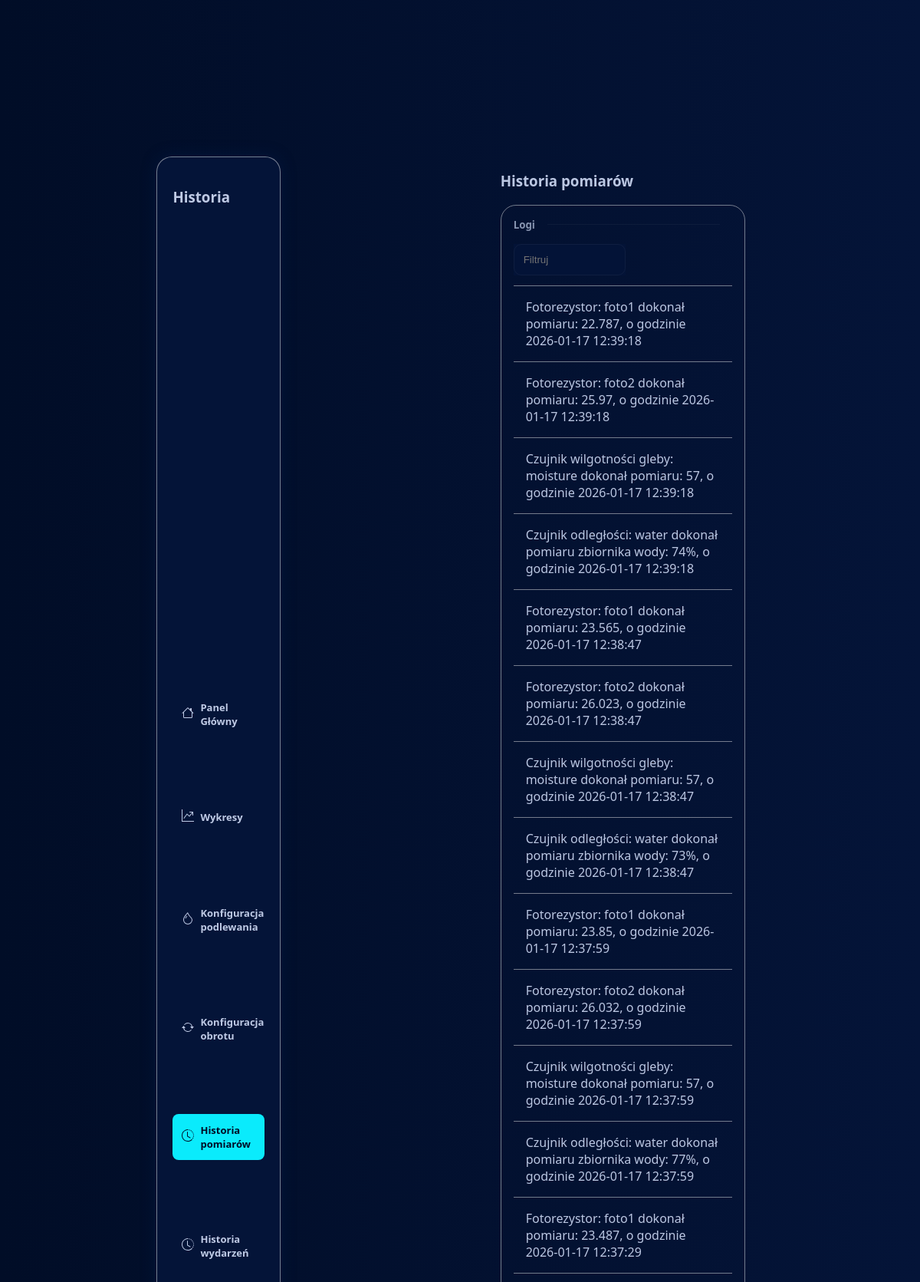
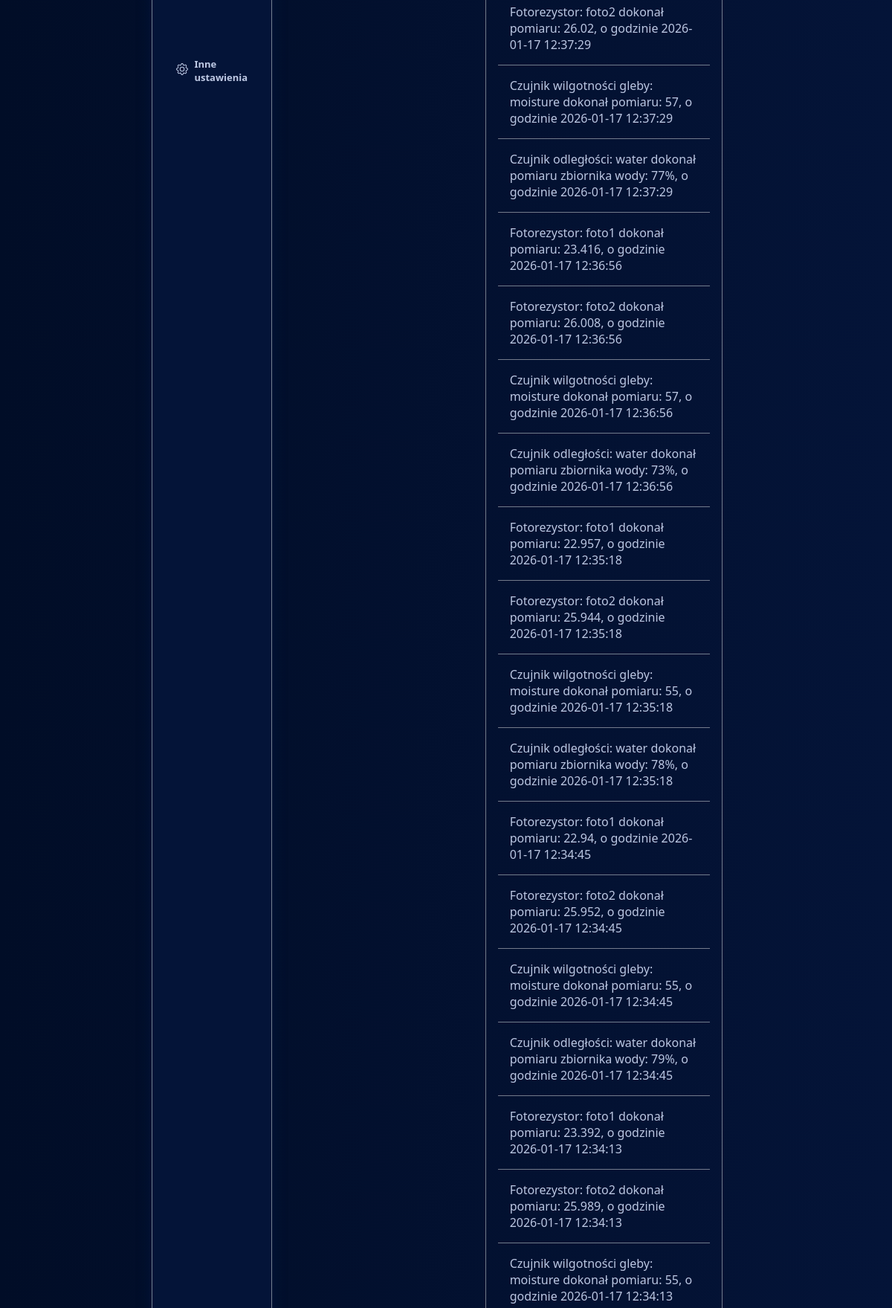
The app's page /log (upper part) with its own data (2 pictures, top to bottom).
### tables this page shows
CREATE TABLE sensor_logs (
        sensor_name TEXT NOT NULL,
        value INTEGER NOT NULL,
        date TIMESTAMP NOT NULL
    );

### web.py (the view)
@app.route("/log")
def logs():
    check_for_water()
    logs = get_logs()
    return render_template("logs.html", logs=logs)

### web.py (called while the page is built)
def get_logs():
    conn = sqlite3.connect(DB_PATH)
    cursor = conn.cursor()
    cursor.execute("""
        SELECT sensor_name, value,
               strftime('%Y-%m-%d %H:%M:%S', date) as formatted_date
        FROM sensor_logs
        ORDER BY date DESC
    """)
    logs = cursor.fetchall()
    return logs

def get_basic_info():
    conn =sqlite3.connect(DB_PATH)
    cursor = conn.cursor()
    cursor.execute("""
                    SELECT sensor_name, value, date
                    FROM sensor_logs
                    WHERE (sensor_name, date) IN (
                        SELECT sensor_name, MAX(date)
                        FROM sensor_logs
                        WHERE sensor_name IN ('moisture', 'foto1', 'foto2', 'water')
                        GROUP BY sensor_name
                    )
                   """)
    info = cursor.fetchall()
    conn.close()
    return info

def check_for_water():
    water = get_basic_info()[3][1]
    if(water < MIN_WATER):
        flash("Uwaga poziom wody jest niski!", "error")

### templates/logs.html (shortened to what this page needs)
<!DOCTYPE html>
<html lang="en">
<head>
    <link rel="stylesheet" href="{{ url_for('static',filename='styles/style.css') }}">
</head>
<body>
    <div class="container">
        <div class="dashboard">
            <h3 class="dash-h2">Historia</h3>
            <div class="dash-buttons">
                    <a href="/" class="dash-link">
                        <span class="icon">
                        </span>
                        Panel Główny
                    </a>
                    <a href="charts" class="dash-link">
                        <span class="icon">
                        </span>
                        Wykresy
                    </a>
                    <a href="water-config" class="dash-link">
                        <span class="icon">
                        </span>
                        Konfiguracja podlewania
                    </a>
                    <a href="servo-config" class="dash-link">
                        <span class="icon">
                        </span>
                        Konfiguracja obrotu
                    </a>
                    <a href="log" class="dash-link active">
                        <span class="icon">
                        </span>
                        Historia pomiarów
                    </a>
                    <a href="log-event" class="dash-link">
                        <span class="icon">
                        </span>
                        Historia wydarzeń
                    </a>
                    <a href="other-config" class="dash-link">
                        <span class="icon">
                        </span>
                        Inne ustawienia
                    </a>
            </div>
        </div>
        <div class="content-area scroll">
            <h3>Historia pomiarów</h3>
            <div class="section section-scroll">
                <div class="content">
                    <div class="small-title"> Logi <div class="divider"></div></div>
                    <div class="nav-log">
                        <input type="text" id="filterInput" placeholder="Filtruj"  onkeyup="filterTable()">
                    </div>
                    <span class="margin"></span>
            {% for row in logs %}
                    <div class="log">
                        {%if row[0] == "foto1" or row[0] == "foto2" %} Fotorezystor: {{row[0]}} dokonał pomiaru: {{row[1]}}, o godzinie {{row[2]}} {%endif%}
                        {%if row[0] == "moisture" %} Czujnik wilgotności gleby: {{row[0]}} dokonał pomiaru: {{row[1]}}, o godzinie {{row[2]}} {%endif%}
                        {%if row[0] == "water" %} Czujnik odległości: {{row[0]}} dokonał pomiaru zbiornika wody: {{row[1]}}%, o godzinie {{row[2]}} {%endif%}
                    </div>
            {% endfor %}
                </div>
            </div>
        </div>
    </div>
</body>
</html>

### static/styles/style.css (style rules this page uses)
:root { --light-bg: #041438; --light: #092975; --bg: #010d27; --white:#bfcae5; --light-gray:#919191; --shadow:#001f5463; --border: #fefcfb75; --border-light: #fefcfb0c; --bg-dash:#041438; --button:#0aebfc; --bg-warning:#380404; --warning-button: #c2130d; --warning-border:#ff000075; --white-light:#bfcae5b7; }
body { margin: 0; padding: 0; background: var(--bg); background: linear-gradient(90deg,var(--bg) 0%, var(--light-bg) 100%); color: var(--white); font-family:'Segoe UI', Tahoma, Geneva, Verdana, sans-serif; }
.container { padding: 5vh; display: flex; flex-direction: row; height: 90vh; }
.dashboard { max-width: 10vw; padding: 20px; display: flex; flex-direction: column; background-color: var(--bg-dash); border: 1px solid var(--border); box-shadow: 0px 0px 20px var(--shadow); border-radius: 20px; }
.dash-buttons { padding-top: 15vh; font-weight: bolder; font-size: small; width: 10vw; }
.dash-link { display: flex; flex-direction: row; align-items: center; padding: 0.75rem; border-radius: 0.5rem; text-decoration: none; color: var(--white); background-color: none; margin-bottom: 2vh; transition: all 100ms; }
.dash-link .icon { padding-right: 0.5rem; }
.active { background-color: var(--button); color: var(--bg) }
.content-area { opacity: 0%; width: 100%; box-sizing: border-box; padding-left: 7vh; display: flex; flex-direction: column; }
.section:first-of-type { margin-top: 0vh; }
.section { height: 100%; box-sizing: border-box; display: flex; flex-direction: row; margin-top: 5vh; }
.content { width: 100%; border: 1px solid var(--border); box-sizing: border-box; padding: 1rem; border-radius: 20px; margin-right: 2vw; }
.small-title { font-size: smaller; font-weight: bold; color: var(--white-light); display: flex; flex-direction: row; align-items: center; text-wrap-mode: nowrap; width: 100%; }
.divider { width: 100%; height: 1px; margin-left: 1rem; margin-right: 1rem; background-color: var(--border-light); }
input { background: none; transition: 250ms; }
.scroll { overflow-y: scroll; }
.log { border-top: 1px solid var(--border); color: var(--white); padding: 1rem; }
.margin { display: block; height: 4.4rem; }
.nav-log { margin-top: 1rem; background-color: var(--bg-dash); position: fixed; }
.nav-log input { width: 10vw; color: var(--white); padding: 0.75rem; border-radius: 10px; border: 1px solid var(--border-light); }
.section-scroll { height: fit-content; }

### records on screen
sensor_logs: sensor_name "foto1", value "22.787", date "2026-01-17 12:39:18"
sensor_logs: sensor_name "foto2", value "25.97", date "2026-01-17 12:39:18"
sensor_logs: sensor_name "moisture", value "57", date "2026-01-17 12:39:18"
sensor_logs: sensor_name "water", value "74", date "2026-01-17 12:39:18"
sensor_logs: sensor_name "foto1", value "23.565", date "2026-01-17 12:38:47"
sensor_logs: sensor_name "foto2", value "26.023", date "2026-01-17 12:38:47"
sensor_logs: sensor_name "moisture", value "57", date "2026-01-17 12:38:47"
sensor_logs: sensor_name "water", value "73", date "2026-01-17 12:38:47"
sensor_logs: sensor_name "foto1", value "23.85", date "2026-01-17 12:37:59"
sensor_logs: sensor_name "foto2", value "26.032", date "2026-01-17 12:37:59"
sensor_logs: sensor_name "moisture", value "57", date "2026-01-17 12:37:59"
sensor_logs: sensor_name "water", value "77", date "2026-01-17 12:37:59"
sensor_logs: sensor_name "foto1", value "23.487", date "2026-01-17 12:37:29"
sensor_logs: sensor_name "foto2", value "26.02", date "2026-01-17 12:37:29"
sensor_logs: sensor_name "moisture", value "57", date "2026-01-17 12:37:29"
sensor_logs: sensor_name "water", value "77", date "2026-01-17 12:37:29"
sensor_logs: sensor_name "foto1", value "23.416", date "2026-01-17 12:36:56"
sensor_logs: sensor_name "foto2", value "26.008", date "2026-01-17 12:36:56"
sensor_logs: sensor_name "moisture", value "57", date "2026-01-17 12:36:56"
sensor_logs: sensor_name "water", value "73", date "2026-01-17 12:36:56"
sensor_logs: sensor_name "foto1", value "22.957", date "2026-01-17 12:35:18"
sensor_logs: sensor_name "foto2", value "25.944", date "2026-01-17 12:35:18"
sensor_logs: sensor_name "moisture", value "55", date "2026-01-17 12:35:18"
sensor_logs: sensor_name "water", value "78", date "2026-01-17 12:35:18"
sensor_logs: sensor_name "foto1", value "22.94", date "2026-01-17 12:34:45"
sensor_logs: sensor_name "foto2", value "25.952", date "2026-01-17 12:34:45"
sensor_logs: sensor_name "moisture", value "55", date "2026-01-17 12:34:45"
sensor_logs: sensor_name "water", value "79", date "2026-01-17 12:34:45"
sensor_logs: sensor_name "foto1", value "23.392", date "2026-01-17 12:34:13"
sensor_logs: sensor_name "foto2", value "25.989", date "2026-01-17 12:34:13"
sensor_logs: sensor_name "moisture", value "55", date "2026-01-17 12:34:13"
